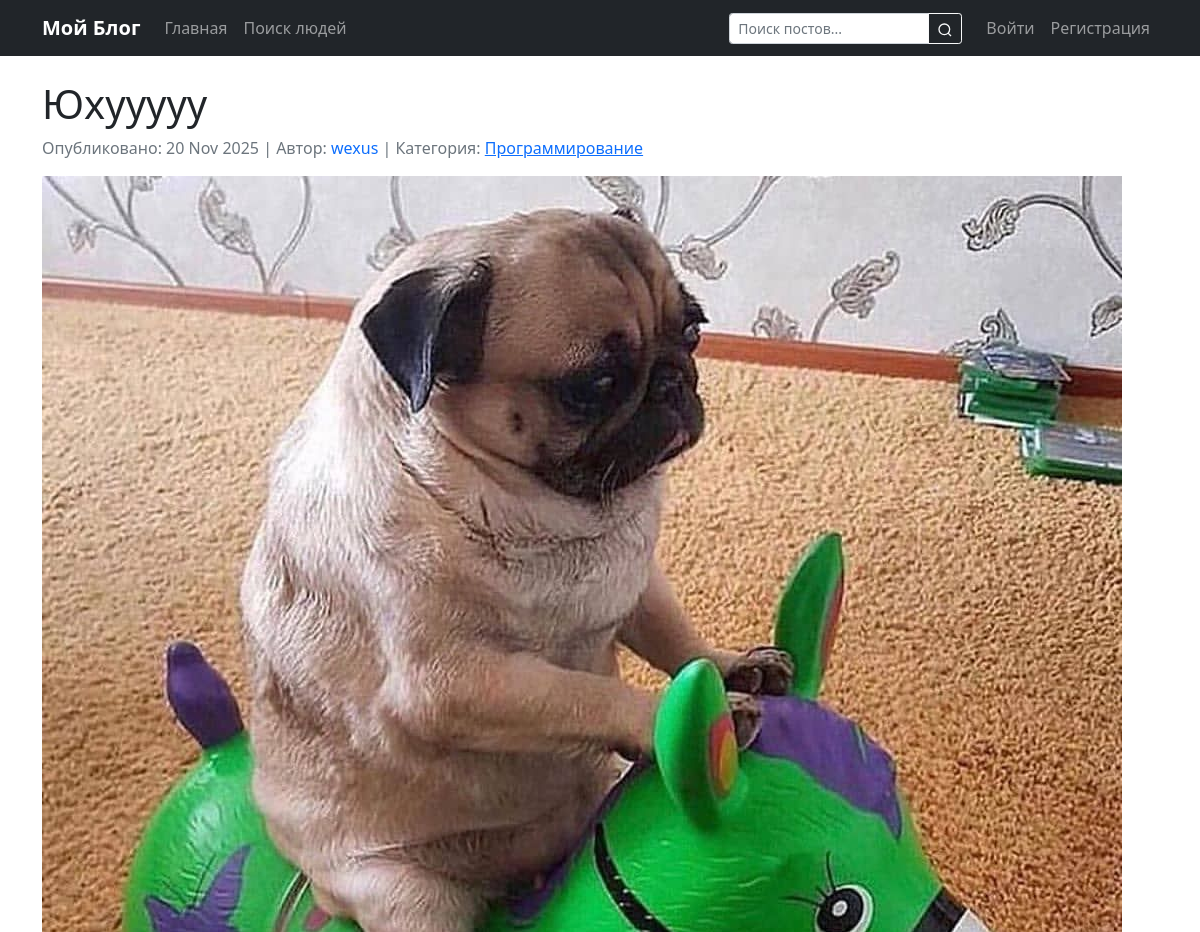
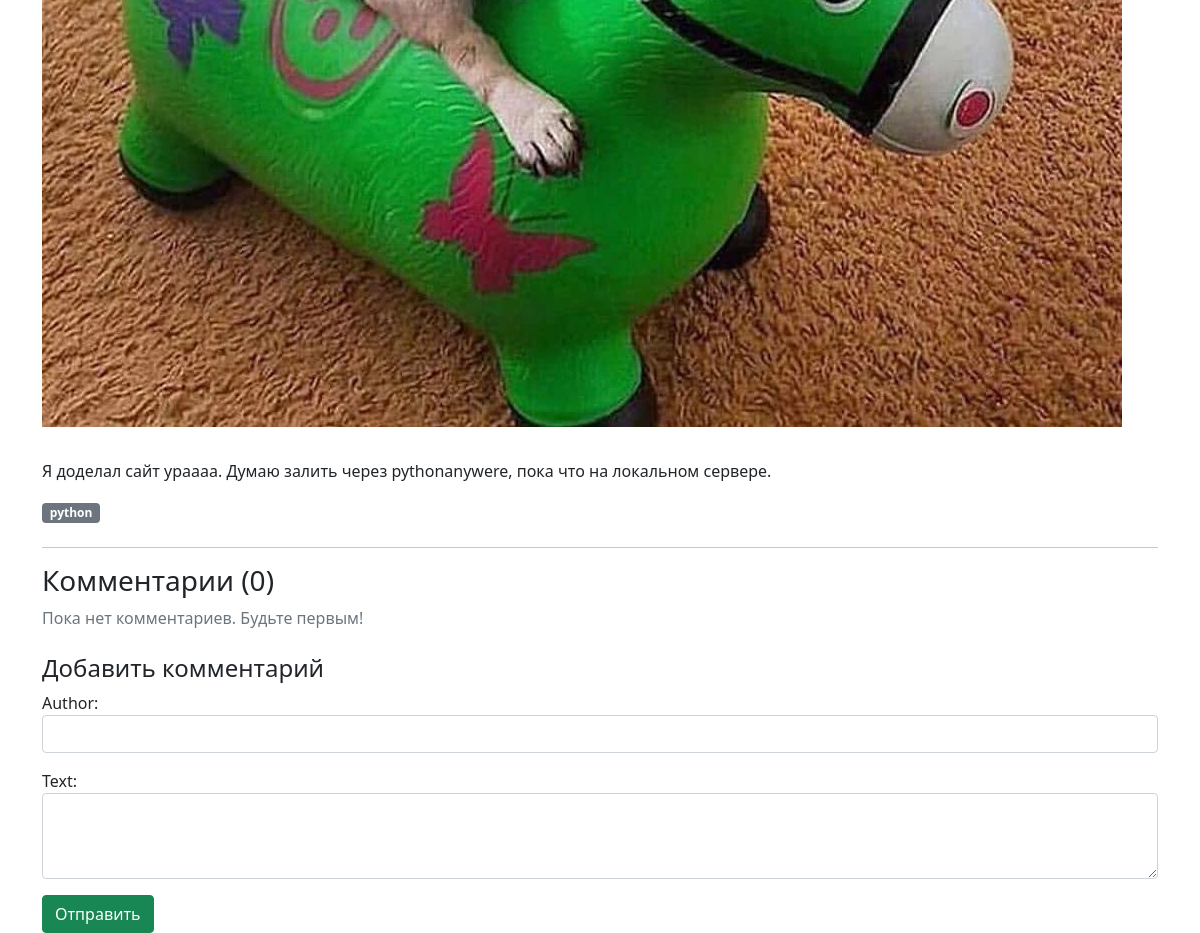
The app's page /post/post-2/ with its own data (2 pictures, top to bottom).
### blog/models.py (models this page shows, shortened)
class Post(models.Model):
    title = models.CharField(max_length=200)
    slug = models.SlugField(unique=True, blank=True)
    content = models.TextField()
    created_date = models.DateTimeField(default=timezone.now)
    published_date = models.DateTimeField(blank=True, null=True)
    author = models.ForeignKey(User, on_delete=models.CASCADE)
    category = models.ForeignKey(Category, on_delete=models.SET_NULL, null=True, blank=True)
    tags = models.ManyToManyField(Tag, blank=True)
    image = models.ImageField(upload_to='post_images/', blank=True, null=True)
    is_published = models.BooleanField(default=False)

class Category(models.Model):
    name = models.CharField(max_length=100)
    slug = models.SlugField(unique=True, blank=True)

class Tag(models.Model):
    name = models.CharField(max_length=100)
    slug = models.SlugField(unique=True, blank=True)

### blog/views.py (the view)
# urls.py: path('post/<slug:slug>/', views.post_detail, name='post_detail'),
def post_detail(request, slug):
    post = get_object_or_404(Post, slug=slug)
    comments = post.comments.filter(approved_comment=True)
    if request.method == "POST":
        form = CommentForm(request.POST)
        if form.is_valid():
            comment = form.save(commit=False)
            comment.post = post
            comment.save()
            messages.success(request, 'Ваш комментарий был добавлен и ожидает модерации.')
            return redirect('post_detail', slug=post.slug)
    else:
        form = CommentForm()
    return render(request, 'blog/post_detail.html', {
        'post': post,
        'comments': comments,
        'form': form
    })

### blog/forms.py
class CommentForm(forms.ModelForm):
    class Meta:
        model = Comment
        fields = ('author', 'text')
        widgets = {
            'author': forms.TextInput(attrs={'class': 'form-control'}),
            'text': forms.Textarea(attrs={'class': 'form-control', 'rows': 3}),
        }

### blog/templates/blog/post_detail.html (shortened to what this page needs)
{% extends 'blog/base.html' %}
{% block content %}
    <article>
        <h1>{{ post.title }}</h1>
<p class="text-muted">
    Опубликовано: {{ post.published_date|date:"d M Y" }} |
    Автор: <a href="{% url 'user_profile' username=post.author.username %}" class="text-decoration-none">{{ post.author }}</a> |
    Категория: <a href="{% url 'category_posts' slug=post.category.slug %}">{{ post.category.name }}</a>
</p>
        {% if post.image %}
            <img src="{{ post.image.url }}" alt="{{ post.title }}" class="img-fluid mb-3">
        {% endif %}
        <p>{{ post.content|linebreaks }}</p>
        <div class="mb-4">
            {% for tag in post.tags.all %}
                <span class="badge bg-secondary">{{ tag.name }}</span>
            {% endfor %}
        </div>
    </article>
    <hr>
    <section>
        <h3>Комментарии ({{ comments.count }})</h3>
{% for comment in comments %}
    <div class="card mb-2">
        <div class="card-body">
            <div class="d-flex justify-content-between align-items-start">
                <div>
                    <strong>
                        {% if comment.author %}
                            <a href="{% url 'user_profile' username=comment.author %}" class="text-decoration-none">
                                {{ comment.author }}
                            </a>
                        {% else %}
                            {{ comment.author }}
                        {% endif %}
                    </strong>
                    <small class="text-muted ms-2">{{ comment.created_date|date:"d M Y H:i" }}</small>
                </div>
            </div>
            <p class="mb-0 mt-2">{{ comment.text|linebreaks }}</p>
        </div>
    </div>
{% empty %}
    <p class="text-muted">Пока нет комментариев. Будьте первым!</p>
{% endfor %}
    </section>
    <section class="mt-4">
        <h4>Добавить комментарий</h4>
        <form method="post">
            {{ form.as_p }}
            <button type="submit" class="btn btn-success">Отправить</button>
        </form>
    </section>
{% endblock %}

### records on screen
Post: title "Юхууууу", published_date "20 Nov 2025", author "wexus", category.name "Программирование", image (picture), content "Я доделал сайт ураааа. Думаю залить через pythonanywere, пока что на локальном сервере."
Tag: name "python"

### other values on screen
{{ comments.count }} "0"
